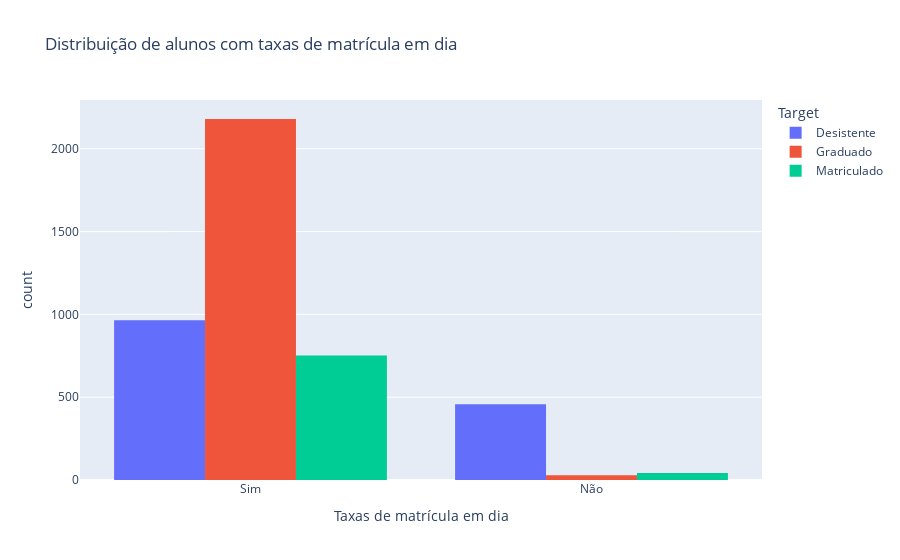

Notebook code for this chart:
### Markdown cell above
**Maioria não devedora:** A grande maioria dos alunos não possui dívidas com a instituição, o que é demonstrado pela altura significativamente maior da barra "Não" em relação à barra "Sim".

**Graduados majoritariamente não devedores:** Entre os alunos graduados, a quantidade de não devedores é muito superior à de devedores. Isso sugere que a condição de devedor pode estar relacionada à dificuldade de progressão e conclusão do curso.

**Desistentes com maior número de devedores:** A categoria "Desistente" apresenta uma quantidade significativa de alunos devedores. Essa relação sugere uma possível correlação entre a condição de devedor e a decisão de abandonar o curso.

**Matriculados com poucas dívidas:** A categoria "Matriculado" apresenta um número muito baixo de alunos devedores, o que pode indicar que alunos com dívidas tendem a desistir ou se graduar em menor proporção.

### Code cell
hist_taxa_matricula = px.histogram(df_students, x="Taxas de matrícula em dia", color="Target", barmode="group", title="Distribuição de alunos com taxas de matrícula em dia")
hist_taxa_matricula.show()

### Figure 1 — Plotly figure (JSON) as saved in the notebook; plotly's stock layout.template omitted (floating-point values rounded to 4 significant figures; data arrays with more than 128 entries replaced by an {"elided": "..."} marker saying what was removed)
{"data": [{"alignmentgroup": "True", "bingroup": "x", "hovertemplate": "Target=Desistente<br>Taxas de matrícula em dia=%{x}<br>count=%{y}<extra></extra>", "legendgroup": "Desistente", "marker": {"color": "#636efa", "pattern": {"shape": ""}}, "name": "Desistente", "offsetgroup": "Desistente", "orientation": "v", "showlegend": true, "type": "histogram", "x": {"elided": "1421 str values"}, "xaxis": "x", "yaxis": "y"}, {"alignmentgroup": "True", "bingroup": "x", "hovertemplate": "Target=Graduado<br>Taxas de matrícula em dia=%{x}<br>count=%{y}<extra></extra>", "legendgroup": "Graduado", "marker": {"color": "#EF553B", "pattern": {"shape": ""}}, "name": "Graduado", "offsetgroup": "Graduado", "orientation": "v", "showlegend": true, "type": "histogram", "x": {"elided": "2209 str values"}, "xaxis": "x", "yaxis": "y"}, {"alignmentgroup": "True", "bingroup": "x", "hovertemplate": "Target=Matriculado<br>Taxas de matrícula em dia=%{x}<br>count=%{y}<extra></extra>", "legendgroup": "Matriculado", "marker": {"color": "#00cc96", "pattern": {"shape": ""}}, "name": "Matriculado", "offsetgroup": "Matriculado", "orientation": "v", "showlegend": true, "type": "histogram", "x": {"elided": "794 str values"}, "xaxis": "x", "yaxis": "y"}], "layout": {"barmode": "group", "legend": {"title": {"text": "Target"}, "tracegroupgap": 0}, "title": {"text": "Distribuição de alunos com taxas de matrícula em dia"}, "xaxis": {"anchor": "y", "domain": [0, 1], "title": {"text": "Taxas de matrícula em dia"}}, "yaxis": {"anchor": "x", "domain": [0, 1], "title": {"text": "count"}}}}
